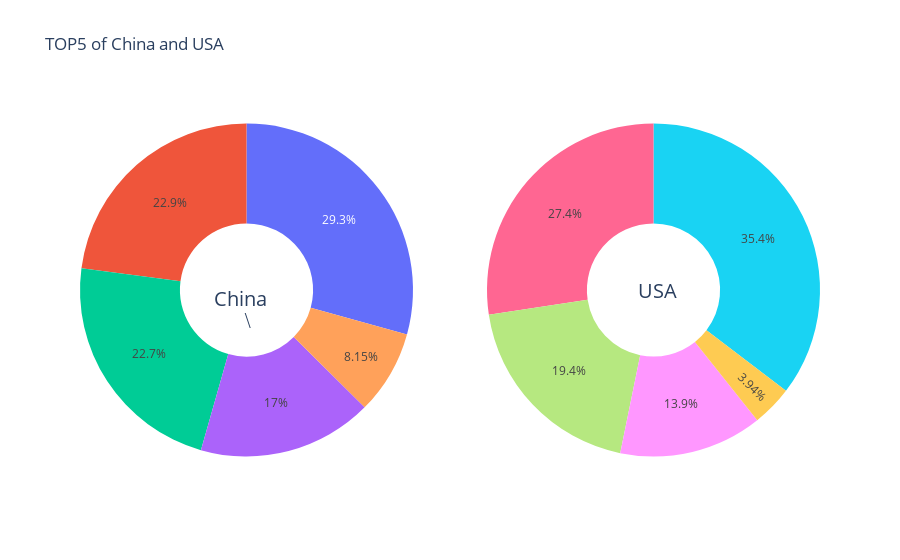

Source (notebook cell):
### Code cell
# 获取数据集中美国的TOP 5 学校
dfusa=dataSet[dataSet['country'] == 'United States of America']
dfusa5=dfusa.iloc[:5, :]
dfusa5['num_students']=dfusa5['num_students'].apply(lambda value: float(value.replace(',','')))

trace0=go.Pie(
    values=dfcn5['num_students'],
    labels=dfcn5['university_name'],
    domain=dict(x=[0, .45]),
    name='China Top5',
    showlegend=False,
    hoverinfo='label + percent + name',
    textinfo='percent',
    hole=.4
)

trace1=go.Pie(
    values=dfusa5['num_students'],
    labels=dfusa5['university_name'],
    domain=dict(x=[0.55, 1]),
    name='USA Top5',
    showlegend=False,
    hoverinfo='label + percent + name',
    textinfo='percent',
    hole=.4
)
data = go.Data([trace0, trace1])

layout=go.Layout(
    title='TOP5 of China and USA',
    annotations=[
        dict(
            font={'size':20},
            text='China',
            x=.23,
            y=.4
        ),
        dict(
            font={'size':20},
            showarrow=False,
            text='USA',
            x=.81,
            y=.5
        )
    ]
)

fig=go.Figure(data=data, layout=layout)
py.offline.iplot(fig)

### Figure 1 — Plotly figure (JSON) as saved in the notebook; plotly's stock layout.template omitted (floating-point values rounded to 4 significant figures)
{"data": [{"domain": {"x": [0, 0.45]}, "hole": 0.4, "hoverinfo": "label+percent+name", "labels": ["Peking University", "University of Science and Technology of China", "Tsinghua University", "Nanjing University", "Sun Yat-sen University"], "name": "China Top5", "showlegend": false, "textinfo": "percent", "type": "pie", "values": [40148, 14290, 39763, 29743, 51351]}, {"domain": {"x": [0.55, 1]}, "hole": 0.4, "hoverinfo": "label+percent+name", "labels": ["Harvard University", "California Institute of Technology", "Massachusetts Institute of Technology", "Stanford University", "Princeton University"], "name": "USA Top5", "showlegend": false, "textinfo": "percent", "type": "pie", "values": [20152, 2243, 11074, 15596, 7929]}], "layout": {"annotations": [{"font": {"size": 20}, "text": "China", "x": 0.23, "y": 0.4}, {"font": {"size": 20}, "showarrow": false, "text": "USA", "x": 0.81, "y": 0.5}], "title": {"text": "TOP5 of China and USA"}}}
